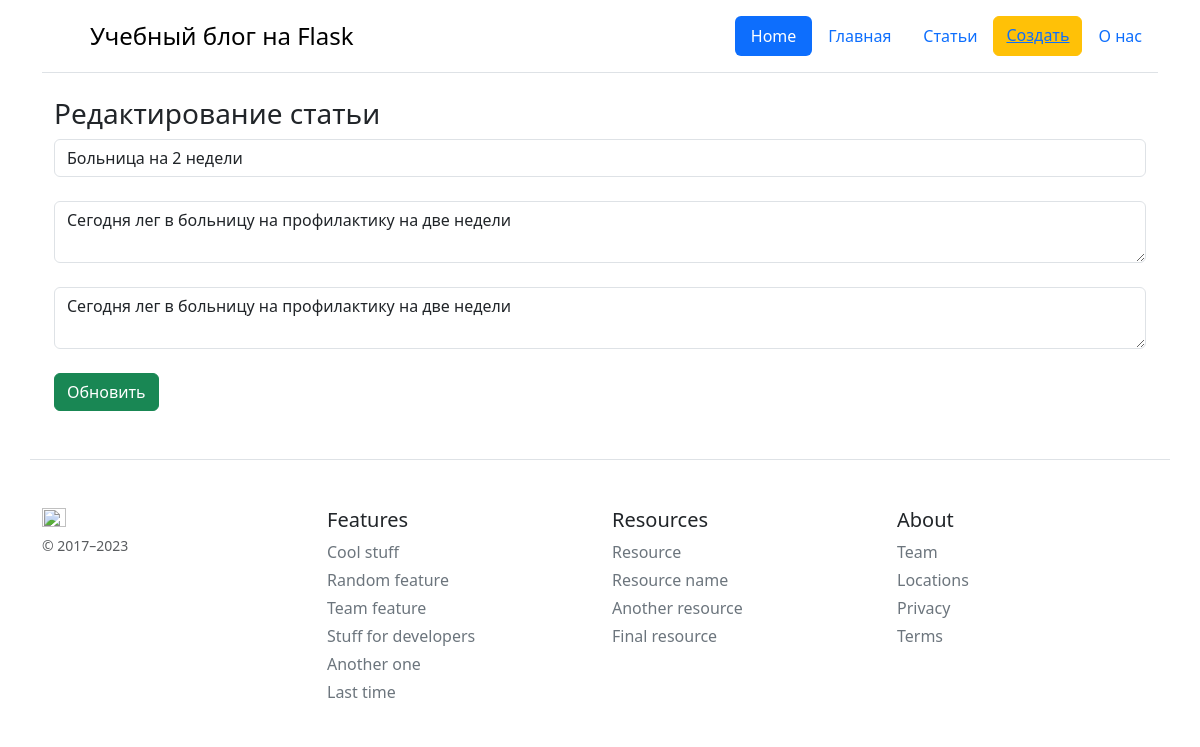
/posts/2/update, run on the app's committed database.
### app.py (models this page shows, shortened)
class Article(db.Model):
    id = db.Column(db.Integer, primary_key=True)
    title = db.Column(db.String(100), nullable=False)
    intro = db.Column(db.String(300), nullable=False)
    text = db.Column(db.Text, nullable=False)
    utc = tz.tzutc()
    local = tz.tzlocal()
    utc_now = datetime.utcnow()
    utc_now = utc_now.replace(tzinfo=utc)
    local_now = utc_now.astimezone(local)
    date = db.Column(db.DateTime, default=local_now)

### app.py (the view)
@app.route('/posts/<int:id>/update', methods=['POST', 'GET'])
def post_update(id):
    article = Article.query.get(id)
    if request.method == 'POST':
        article.title = request.form['title']
        article.intro = request.form['intro']
        article.text = request.form['text']
        try:
            db.session.commit()
            return redirect('/posts')
        except:
            return "При редактировании статьи произошла ошибка"
    else:
        return render_template("/post_update.html", article=article)

### templates/post_update.html (shortened to what this page needs)
{% extends 'base.html' %}
{% block body %}
<div class="container">
    <h3>Редактирование статьи</h3>
    <form method="post">
        <input type="text" name="title" id="title" class="form-control" value="{{ article.title }}" placeholder="Введите название статьи"><br>
        <textarea type="text" name="intro" id="intro" class="form-control" placeholder="Введите анонс">{{ article.intro }}</textarea><br>
        <textarea type="text" name="text" id="text" class="form-control" placeholder="Введите текст статьи">{{ article.text }}</textarea><br>
        <input type="submit" class="btn btn-success" value="Обновить">
    </form>
</div>
{% endblock %}

### data on the page
Article: title "Больница на 2 недели", intro "Сегодня лег в больницу на профилактику на две недели", text "Сегодня лег в больницу на профилактику на две недели"
